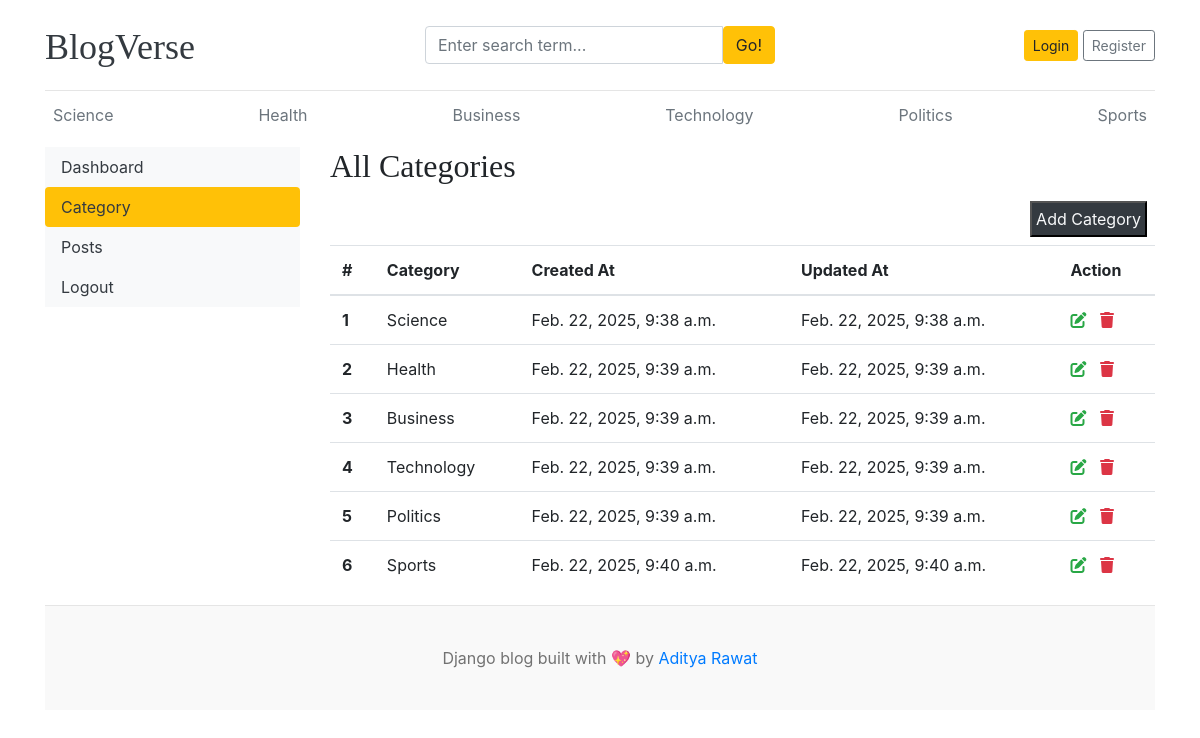
The app's page /dashboard/category/ with its own data.
### blog/models.py (models this page shows, shortened)
class category(models.Model):
    category_name=models.CharField(max_length=250,unique=True)
    created_at=models.DateTimeField(auto_now_add=True)
    updated_at=models.DateTimeField(auto_now=True)
    class Meta:
        verbose_name_plural ='categories'

### dashboards/views.py (the view)
# urls.py: path('category/',views.edit_categories,name='category'),
def edit_categories(request):
    return render(request,'dashboard/categories.html')

### blog/context_processors.py (called while the page is built)
def get_context(request):
    cate=category.objects.all()
    return dict(cate=cate)

def get_social(request):
    social=social_links.objects.all()
    return dict(social=social)

### templates/dashboard/categories.html (shortened to what this page needs)
{% extends 'base.html' %}
{% block content %}
<div class="row">
    {% include 'dashboard/Sidebar.html' %}
     <div class="col-md-9">
        <h2>All Categories</h2>
        <a href="{% url 'Addcategory' %}"><button class="text-light bg-dark p-1 m-2 " style="float: right;">Add Category</button></a>
            <table class="table table-hover">
                <thead>
                  <tr>
                    <th>#</th>
                    <th>Category</th>
                    <th>Created At</th>
                    <th>Updated At</th>
                    <th>Action</th>
                  </tr>
                </thead>
                <tbody>
                    {% for i in cate %}
                  <tr>
                    <th>{{forloop.counter}}</th>
                    <td>{{i.category_name}}</td>
                    <td>{{i.created_at}}</td>
                    <td>{{i.updated_at}}</td>
                    <td>
                        <span>
                            <a href="{% url 'editing' i.pk %}"><i class="fa-solid fa-pen-to-square text-success"></i></a>
                        </span>
                        <span>
                            <a href="{% url 'deleted' i.pk %}"><i class="fa-solid fa-trash text-danger"></i></a>
                        </span>
                    </td>
                  </tr>
                  {% endfor %}
                </tbody>
              </table>
     </div>
</div>
{% endblock %}

### templates/base.html (shortened to what this page needs)
{% load static %}
<!DOCTYPE html>
<html lang="en">
<head>
    <link href="https://getbootstrap.com/docs/4.0/dist/css/bootstrap.min.css" rel="stylesheet">
    <link rel="stylesheet" href="https://cdnjs.cloudflare.com/ajax/libs/font-awesome/6.7.2/css/all.min.css">
    <link href="{% static 'css/blog.css' %}" rel="stylesheet">
</head>
<body>
    <div class="container">
        <header class="blog-header py-3">
          <div class="row flex-nowrap justify-content-between align-items-center">
            <div class="col-4 pt-1">
              <a class="blog-header-logo text-dark" style="font-size: 3vw;" href="/">BlogVerse</a>
            </div>
            <div class="col-4">
              <form action="{% url 'search' %}" method="GET">
                <div class="input-group">
                  <input class="form-control" type="text" name="keyword" value="{{ keyword }}" placeholder="Enter search term..." aria-label="Enter search term..." aria-describedby="button-search" />
                  <button type="submit" class="btn btn-warning" id="button-search" type="button">Go!</button>
              </div>
              </form>
            </div>
            <div class="col-4 d-flex justify-content-end align-items-center">
              {% if not user.is_authenticated %}
              <a class="btn btn-sm btn-warning" href="{% url 'login' %}">Login</a> &nbsp;
              <a class="btn btn-sm btn-outline-secondary" href="{% url 'register' %}">Register</a>
              {% else %}
               &emsp;
               <span><a href="{% url 'dashboard' %}">Dashboard</a></span>
               &emsp;
              <span><a href="{% url 'log' %}">Logout</a></span>
              {% endif %}
            </div>
          </div>
        </header>
        <div class="nav-scroller py-1 mb-2">
          <nav class="nav d-flex justify-content-between">
            {% for cat in cate %}
            <a class="p-2 text-muted" href="{% url 'category' cat.id %}">{{cat.category_name}}</a>
            {% endfor %}
          </nav>
        </div>
        {% block content %}
        {% endblock %}
        <footer class="blog-footer">
            <p>Django blog built with 💖 by <a href="{% url 'email' %}">Aditya Rawat</a></p>
          </footer>
</body>
</html>

### blogmain/static/css/blog.css (style rules this page uses)
.blog-header { border-bottom: 1px solid #e5e5e5; }
.blog-header-logo { font-family: "Playfair Display", Georgia, "Times New Roman", serif; font-size: 2.25rem; }
h1, h2, h3, h4, h5, h6 { font-family: "Playfair Display", Georgia, "Times New Roman", serif; }
.blog-footer { padding: 2.5rem 0; color: #727272; text-align: center; background-color: #f9f9f9; border-top: .05rem solid #e5e5e5; }
.blog-footer p:last-child { margin-bottom: 0; }

### records on screen
category: category_name "Science", created_at "Feb. 22, 2025, 9:38 a.m.", updated_at "Feb. 22, 2025, 9:38 a.m."
category: category_name "Health", created_at "Feb. 22, 2025, 9:39 a.m.", updated_at "Feb. 22, 2025, 9:39 a.m."
category: category_name "Business", created_at "Feb. 22, 2025, 9:39 a.m.", updated_at "Feb. 22, 2025, 9:39 a.m."
category: category_name "Technology", created_at "Feb. 22, 2025, 9:39 a.m.", updated_at "Feb. 22, 2025, 9:39 a.m."
category: category_name "Politics", created_at "Feb. 22, 2025, 9:39 a.m.", updated_at "Feb. 22, 2025, 9:39 a.m."
category: category_name "Sports", created_at "Feb. 22, 2025, 9:40 a.m.", updated_at "Feb. 22, 2025, 9:40 a.m."
